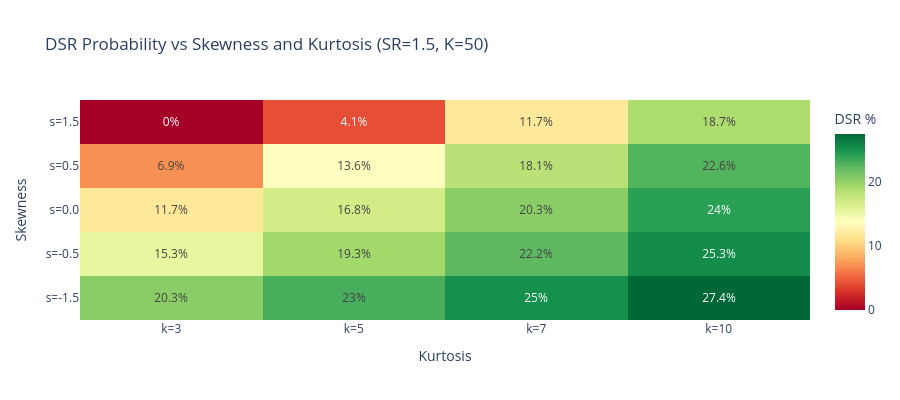

The notebook cell this image was saved under:
### Code cell
# Create heatmap - pivot the data
pivot = nonnorm_df.pivot(on="kurtosis", index="skewness", values="dsr_probability")
skew_col = pivot.get_column("skewness").to_list()
kurt_cols = [c for c in pivot.columns if c != "skewness"]
z_values = pivot.select(kurt_cols).to_numpy() * 100

fig = go.Figure(
    data=go.Heatmap(
        z=z_values,
        x=[f"k={k}" for k in kurt_cols],
        y=[f"s={s:.1f}" for s in skew_col],
        colorscale="RdYlGn",
        colorbar={"title": "DSR %"},
        text=np.round(z_values, 1),
        texttemplate="%{text}%",
        textfont={"size": 12},
    )
)

fig.update_layout(
    title="DSR Probability vs Skewness and Kurtosis (SR=1.5, K=50)",
    xaxis_title="Kurtosis",
    yaxis_title="Skewness",
    height=400,
)
show_plot(fig)

### Figure 1 — Plotly figure (JSON) as saved in the notebook; plotly's stock layout.template omitted (floating-point values rounded to 4 significant figures)
{"data": [{"colorbar": {"title": {"text": "DSR %"}}, "colorscale": [[0.0, "rgb(165,0,38)"], [0.1, "rgb(215,48,39)"], [0.2, "rgb(244,109,67)"], [0.3, "rgb(253,174,97)"], [0.4, "rgb(254,224,139)"], [0.5, "rgb(255,255,191)"], [0.6, "rgb(217,239,139)"], [0.7, "rgb(166,217,106)"], [0.8, "rgb(102,189,99)"], [0.9, "rgb(26,152,80)"], [1.0, "rgb(0,104,55)"]], "text": [[20.3, 23.0, 25.0, 27.4], [15.3, 19.3, 22.2, 25.3], [11.7, 16.8, 20.3, 24.0], [6.9, 13.6, 18.1, 22.6], [0.0, 4.1, 11.7, 18.7]], "textfont": {"size": 12}, "texttemplate": "%{text}%", "type": "heatmap", "x": ["k=3", "k=5", "k=7", "k=10"], "y": ["s=-1.5", "s=-0.5", "s=0.0", "s=0.5", "s=1.5"], "z": [[20.32, 22.96, 25.0, 27.35], [15.29, 19.27, 22.16, 25.3], [11.68, 16.78, 20.32, 24.04], [6.935, 13.61, 18.09, 22.56], [0.0, 4.126, 11.68, 18.69]]}], "layout": {"height": 400, "title": {"text": "DSR Probability vs Skewness and Kurtosis (SR=1.5, K=50)"}, "xaxis": {"title": {"text": "Kurtosis"}}, "yaxis": {"title": {"text": "Skewness"}}}}
